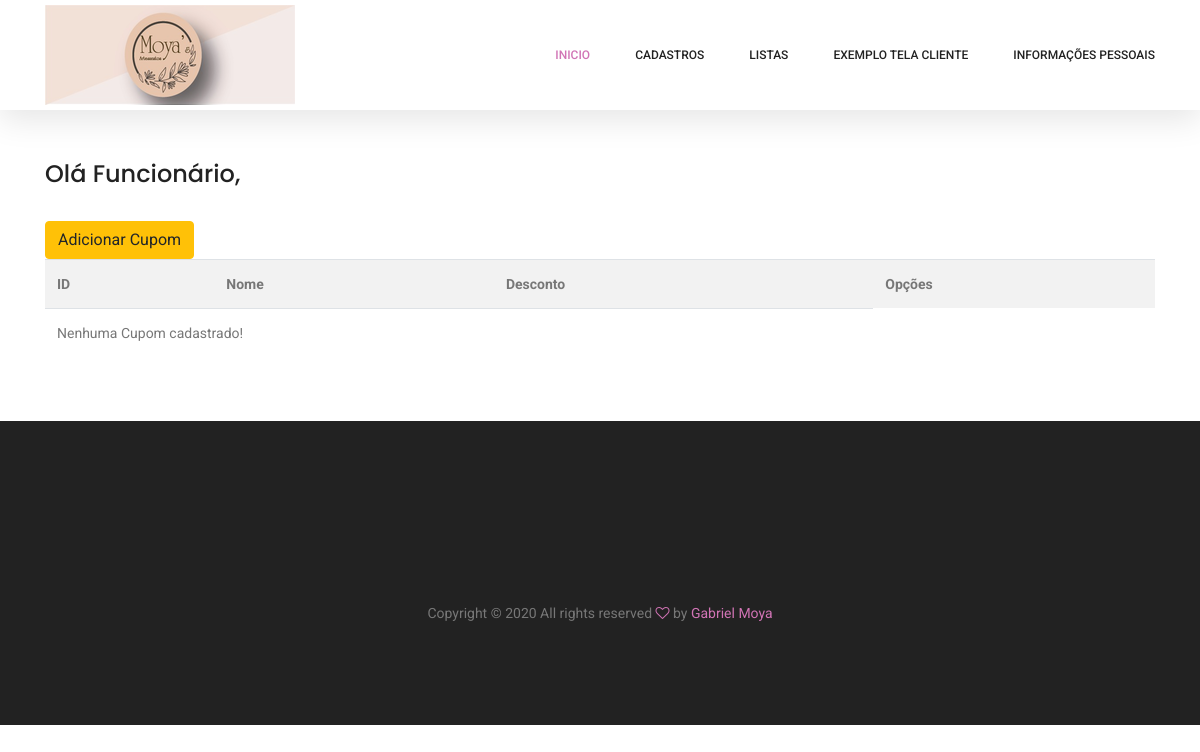
The page /adm/listar/cupons/ (signed in) on the database as committed earlier.
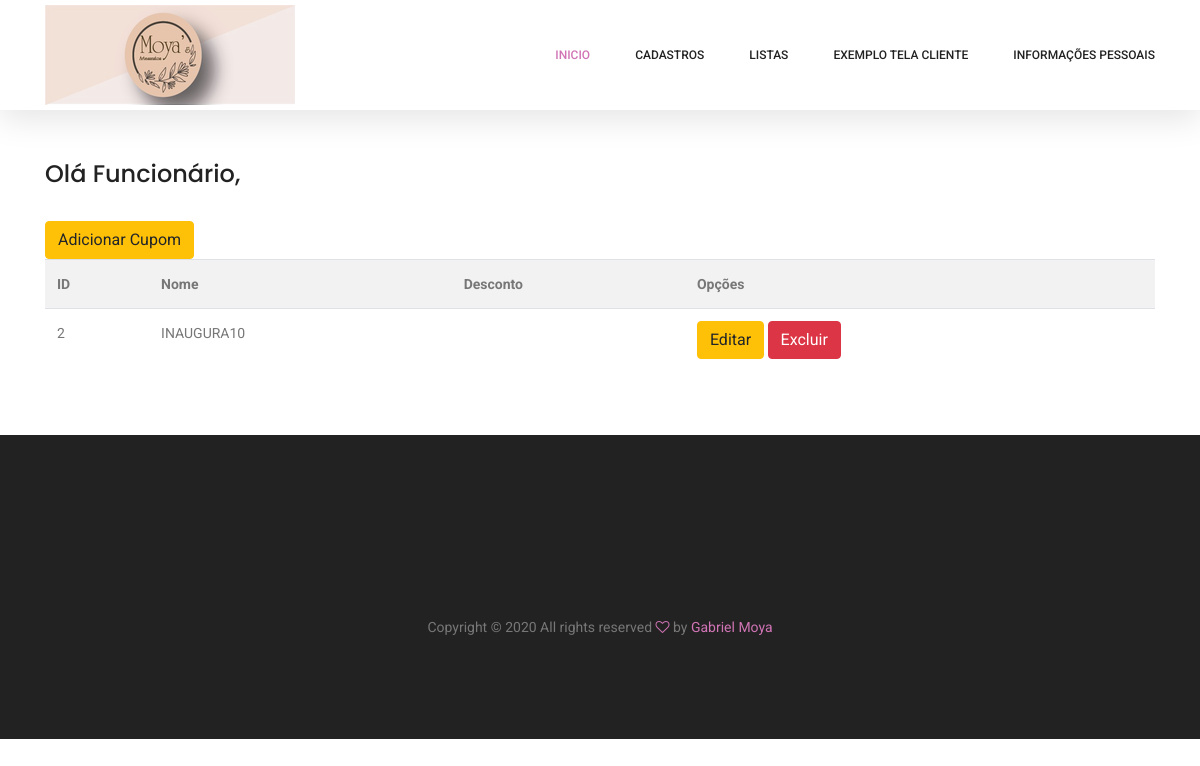
The same page on the database as committed later.
### cadastros/models.py (models this page shows, shortened)
class Cupom(models.Model):
    nome = models.CharField(max_length=100)
    desconto = models.DecimalField(max_digits=2, decimal_places=0)

### cadastros/views.py (the view)
# urls.py: path('adm/listar/cupons/', CupomList.as_view(), name="listar-cupons"),
class CupomList(LoginRequiredMixin, ListView):
    model = Cupom
    template_name = 'cadastros/listar_cupons.html'

### cadastros/templates/cadastros/listar_cupons.html
{% extends 'cadastros/formulario.html' %}
{% load crispy_forms_tags %}
{% block conteudo %}
<div class="container mt-5 py-5">
    <div class="row pt-5 mt-3">
        <div class="col-lg">
            {% if request.user.groups.all.0.name == "Administrador" %}
            <h3>Olá Admin,</h3><br>
            {% else %}
            <h3>Olá Funcionário,</h3><br>
            {% endif %}
            <a href="{% url 'cadastrar-cupom' %}" class="btn btn-warning">Adicionar Cupom</a>
            <table class="table table-striped">
                <tr>
                    <th>ID</th>
                    <th>Nome</th>
                    <th>Desconto</th>
                    <th>Opções</th>
                </tr>
                {% for cupom in object_list %}
                <tr>
                    <td>{{cupom.pk}}</td>
                    <td>{{cupom.nome}}</td>
                    <td>{{cupom.descricao}}</td>
                    <td>
                        <a href="{% url 'atualizar-cupom' cupom.pk %}" class="btn btn-warning">Editar</a>
                        <a href="{% url 'deletar-cupom' cupom.pk %}" class="btn btn-danger">Excluir</a>
                    </td>
                </tr>
                {% empty %}
                <tr>
                    <td colspan="3">Nenhuma Cupom cadastrado!</td>
                </tr>
                {% endfor %}
            </table>
        </div>
    </div>
</div>
{% endblock %}

Rows that differ between the two databases and show on the page:
added Cupom: pk "2", nome "INAUGURA10"
Other text that changed with them:
text no longer shown: "Nenhuma Cupom cadastrado!"
